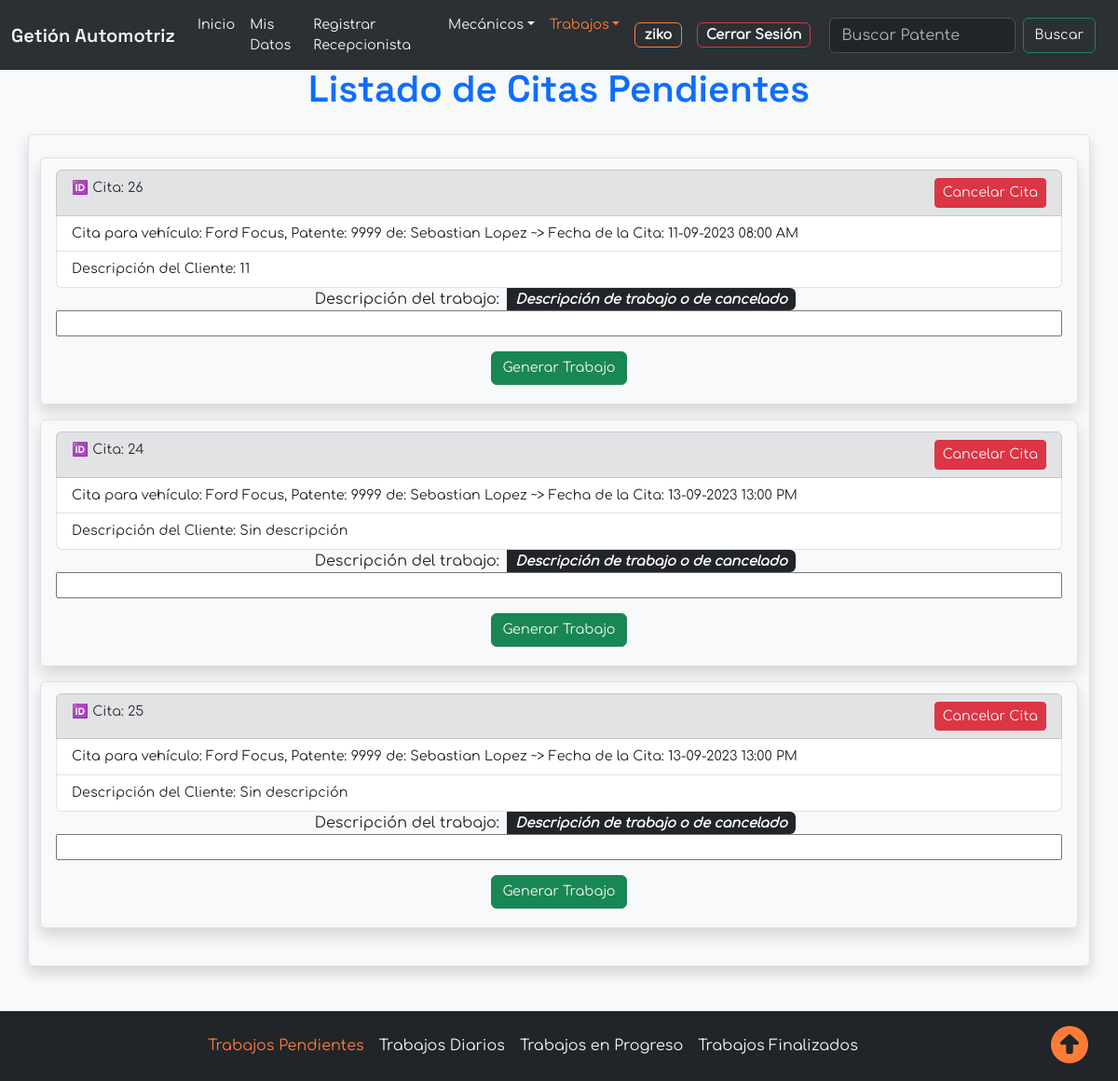
Page /list_jobs_pending/ (signed in) on the earlier database version.
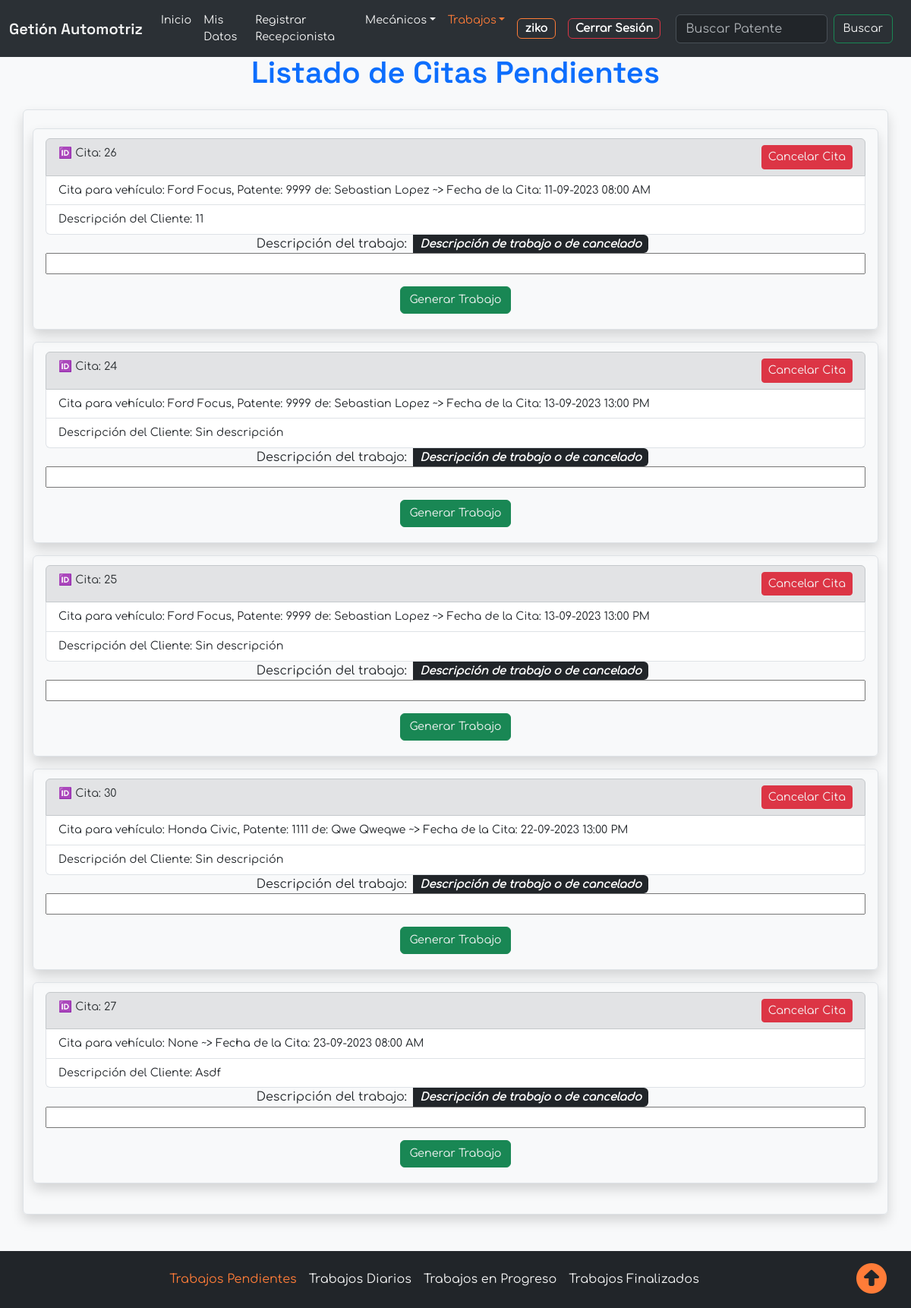
Same page on the later database version.
### Management/models.py (models this page shows)
class Appointment(models.Model):
    vehicle = models.ForeignKey(Vehicle, on_delete=models.SET_NULL, null=True)
    attention = models.ForeignKey(Attention, on_delete=models.CASCADE)
    date_register = models.DateField()
    date_created = models.DateTimeField(auto_now_add=True) # auto add: ingresa time automaticamente si no se ingresa manualmente
    date_finished = models.DateTimeField(null=True, blank=True) # Blank , se puede dejar vacio para llenado posterior
    mechanic = models.ForeignKey(Mechanic, on_delete=models.CASCADE)
    workshop = models.ForeignKey(Workshop, on_delete=models.CASCADE)
    description_customer = models.TextField(null=True, blank=True)
    inprogress = models.BooleanField(default=False)
    completed = models.BooleanField(default=False)
    def __str__(self):
        return f"Cita para vehículo: {self.vehicle} ~> Fecha de la Cita: {self.date_register.strftime('%d-%m-%Y')} {self.attention}"

class Vehicle(models.Model):
    customer = models.ForeignKey(User,
                                on_delete=models.CASCADE,
                                null=False,
                                blank=False,)
    brand = models.CharField(max_length=50)
    model = models.CharField(max_length=50)
    patent = models.CharField(max_length=10)
    year = models.PositiveIntegerField(default=0)
    def __str__(self):
        return f"{self.brand.capitalize()} {self.model.capitalize()}, Patente: {self.patent}  de: {self.customer.first_name} {self.customer.last_name}"

class Attention(models.Model):
    attention = models.TimeField()
    def formatted_attention(self):
        if self.attention.hour == 8:
            context = ('AM')
        else:
            context = ('PM')
        return f"{self.attention.__format__('%H:%M')} {context}"
    def __str__(self):
        return f"{self.formatted_attention()}"

### Management/views.py (the view)
# urls.py: path('list_jobs_pending/', views.list_jobs_pending ,name='list_jobs_pending'),
@login_required
@recepcionist_required
def list_jobs_pending(request):
    appointments = Appointment.objects.filter(
        inprogress=False,
        completed=False,
        date_finished__isnull=True).order_by('date_register', 'attention')
    form_job = JobForm(request.POST)
    error =  'No existen citas para trabajos'
    return render(request, 'list_jobs_pending.html', {
        'list_appointments':appointments,
        'form_job':form_job,
        'error':error
    })

### Management/forms.py (shortened to what this page needs)
class JobForm(CapitalizeField, forms.ModelForm):
    class Meta:
        model = Job
        fields = ['description_job']
        labels = {
            'description_job': 'Descripción del trabajo'
        }

### Management/templates/app/list_jobs_pending.html (shortened to what this page needs)
{% extends 'base_recepcionist.html' %}
{% load static %}
{% block header %}
    <h1>Listado de Citas Pendientes</h1>
{% endblock header %}
{% block content %}
    {% if list_appointments %}
        {% for date in list_appointments %}
        {% if not date.inprogress and date.date_finished is None %}
        <article class="jobs row border rounded shadow mb-3 p-1 ps-3">
            <ul class="list-group mt-2">
                <li class="list-group-item list-group-item-secondary">&#127380; Cita: {{ date.id  }}
                    <form id="cancel-form" action="{% url 'delete_job_pending' date.id 'pending' %}" method="POST" class="float-end confirm-form">
                        <button class="btn btn-sm btn-danger confirm-button" data-action="delete" onclick="captureDescriptionJob()">
                            Cancelar Cita
                        </button>
                    </form>
                </li>
                <li class="list-group-item">{{ date }}</li>
                {% if date.description_customer %}
                <li class="list-group-item">Descripción del Cliente: {{ date.description_customer }}</li>
                {% else %}
                <li class="list-group-item">Descripción del Cliente: Sin descripción</li>
                {% endif %}
            </ul>
            <form id="form-pending" method="POST" action="{% url 'generate_ot' date.id %}" class="confirm-form form-job-pending">
                <div class="job-pending input-group justify-content-center">
                    {{ form_job.description_job.label_tag }} <span class="badge bg-dark text-wrap mx-2 fst-italic">Descripción de trabajo o de cancelado</span>
                </div>
                <div class="job-pending input-group justify-content-center">
                    {{ form_job.description_job }}
                </div>
                <div class="text-center mx-auto my-3">
                    <button class="btn btn-success confirm-button" data-action="confirm" >
                        Generar Trabajo
                    </button>
                </div>
            </form>
        </article>
        {% endif %}
        {% endfor %}
    {% else %}
        <li class="list-group-item list-group-item-warning">{{ error }}</li>
    {% endif %}
{% endblock content %}

Differences in the rows shown:
added Appointment: id "30", vehicle+date_register+attention "Cita para vehículo: Honda Civic, Patente: 1111 de: Qwe Qweqwe ~> Fecha de la Cita: 22-09-2023 13:00 PM", description_customer "Descripción del Cliente: Sin descripción", description_job.label_tag "Descripción del trabajo:"
added Appointment: id "27", vehicle+date_register+attention "Cita para vehículo: None ~> Fecha de la Cita: 23-09-2023 08:00 AM", description_customer "Asdf", description_job.label_tag "Descripción del trabajo:"
